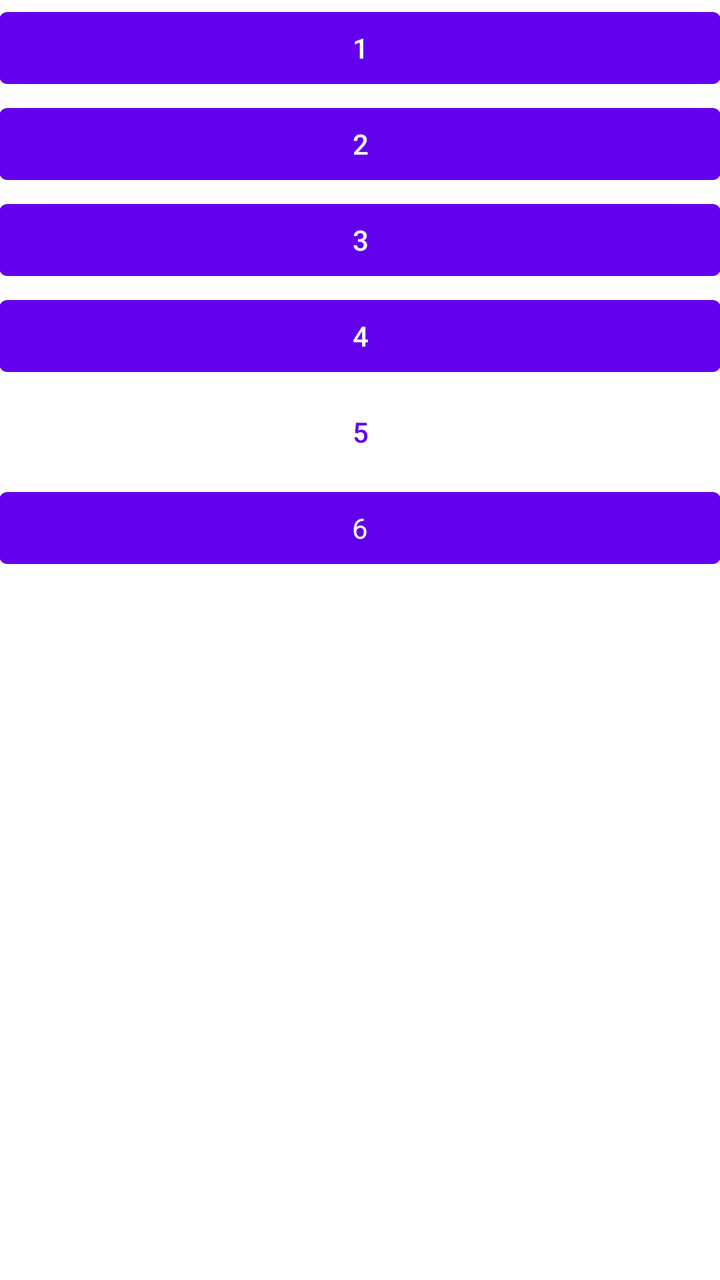
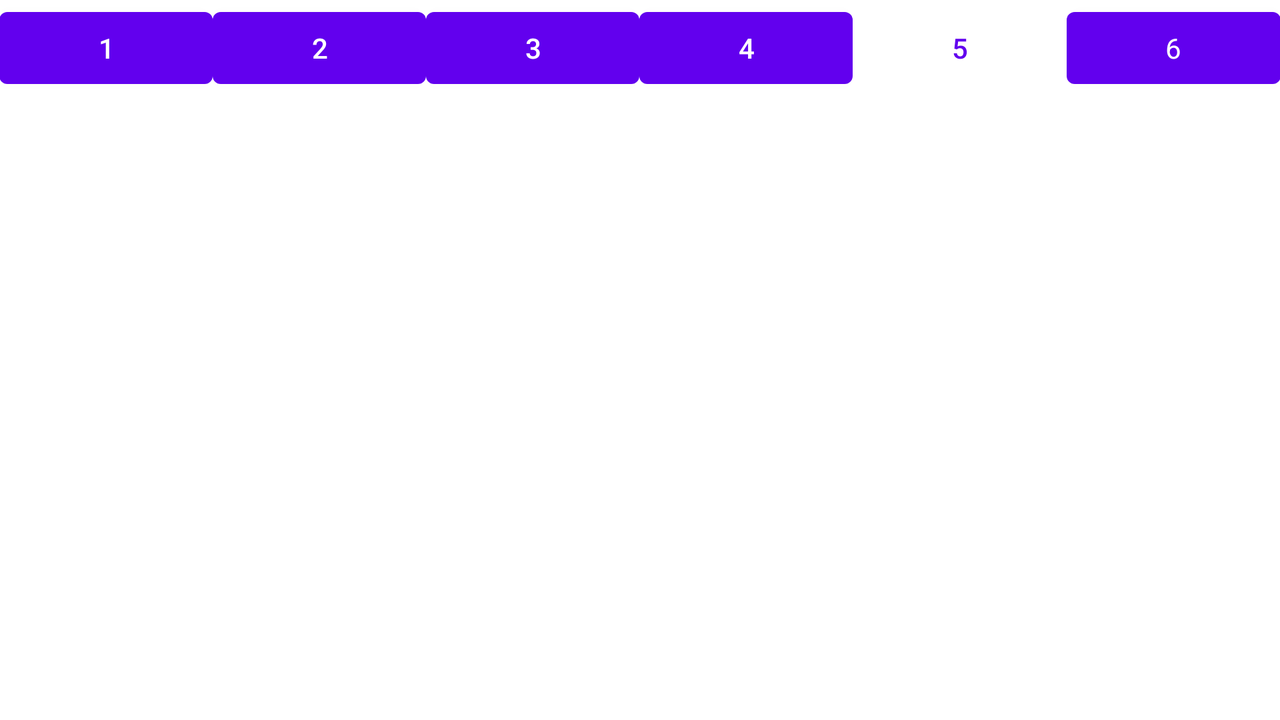

An Android layout and its configuration variant, each rendered on a device that would load it. The default file and the variant file are quoted in full after the pictures.
<!-- AndroidManifest.xml: application theme AppTheme -->
<!-- res/layout/activity_portrait_landscape.xml -->
<LinearLayout xmlns:android="http://schemas.android.com/apk/res/android"
    xmlns:tools="http://schemas.android.com/tools"
    android:layout_width="match_parent"
    android:layout_height="match_parent"
    android:orientation="vertical"
    android:paddingBottom="@dimen/activity_vertical_margin"
    android:paddingLeft="@dimen/activity_horizontal_margin"
    android:paddingRight="@dimen/activity_horizontal_margin"
    android:paddingTop="@dimen/activity_vertical_margin"
    tools:context=".Portrait_Landscape_Activity" >

    <Button
        android:layout_width="match_parent"
        android:layout_height="wrap_content"
        android:text="@string/button1" />
    
    <Button
        android:layout_width="match_parent"
        android:layout_height="wrap_content"
        android:text="@string/button2" />
    
    <Button
        android:layout_width="match_parent"
        android:layout_height="wrap_content"
        android:text="@string/button3" />

    <Button
        android:layout_width="match_parent"
        android:layout_height="wrap_content"
        android:text="@string/button4" />
    
    <Button
        android:layout_width="match_parent"
        style="?android:attr/buttonBarButtonStyle"
        android:layout_height="wrap_content"
        android:text="@string/button5" />
    
    <Button
        android:layout_width="match_parent"
        style="?android:attr/buttonBarStyle"
        android:layout_height="wrap_content"
        android:text="@string/button6" />
    
</LinearLayout>
<!-- resources referenced by this layout -->
<resources>
  <string name="button1">1</string>
  <string name="button2">2</string>
  <string name="button3">3</string>
  <string name="button4">4</string>
  <string name="button5">5</string>
  <string name="button6">6</string>
</resources>
<!-- res/layout-land/activity_portrait_landscape.xml (the repository's variant of the layout above) -->
<!-- drawn on the phone turned sideways -->
<LinearLayout xmlns:android="http://schemas.android.com/apk/res/android"
    xmlns:tools="http://schemas.android.com/tools"
    android:layout_width="match_parent"
    android:layout_height="match_parent"
    android:orientation="horizontal"
    android:paddingBottom="@dimen/activity_vertical_margin"
    android:paddingLeft="@dimen/activity_horizontal_margin"
    android:paddingRight="@dimen/activity_horizontal_margin"
    android:paddingTop="@dimen/activity_vertical_margin"
    tools:context=".Portrait_Landscape_Activity" >

    <Button
        android:layout_width="0dp"
        android:layout_height="wrap_content"
        android:layout_weight="1"
        android:text="@string/button1" />
    
    <Button
        android:layout_width="0dp"
        android:layout_height="wrap_content"
        android:layout_weight="1"
        android:text="@string/button2" />
    
    <Button
        android:layout_width="0dp"
        android:layout_height="wrap_content"
        android:layout_weight="1"
        android:text="@string/button3" />

    <Button
        android:layout_width="0dp"
        android:layout_height="wrap_content"
        android:layout_weight="1"
        android:text="@string/button4" />
    
    <Button
        android:layout_width="0dp"
        android:layout_height="wrap_content"
        android:layout_weight="1"
        style="?android:attr/buttonBarButtonStyle"
        android:text="@string/button5" />
    
    <Button
        android:layout_width="0dp"
        android:layout_height="wrap_content"
        android:layout_weight="1"
        style="?android:attr/buttonBarStyle"
        android:text="@string/button6" />
    

</LinearLayout>
